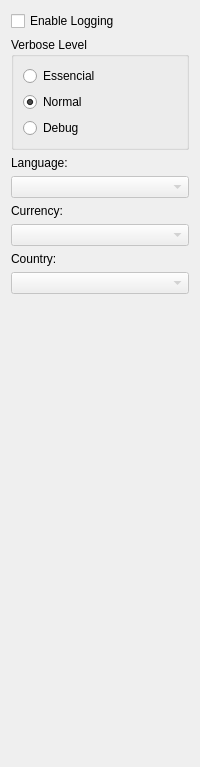
          <widget class="QWidget" name="tab_options">
           <attribute name="title">
            <string>Options</string>
           </attribute>
           <layout class="QVBoxLayout" name="verticalLayout_12">
            <item>
             <widget class="QCheckBox" name="cb_logging">
              <property name="text">
               <string>Enable Logging</string>
              </property>
             </widget>
            </item>
            <item>
             <widget class="QGroupBox" name="gb_verbose">
              <property name="title">
               <string>Verbose Level</string>
              </property>
              <layout class="QGridLayout" name="gridLayout_3">
               <item row="0" column="0">
                <widget class="QRadioButton" name="rb_log_essencial">
                 <property name="text">
                  <string>Essencial</string>
                 </property>
                </widget>
               </item>
               <item row="1" column="0">
                <widget class="QRadioButton" name="rb_log_normal">
                 <property name="text">
                  <string>Normal</string>
                 </property>
                 <property name="checked">
                  <bool>true</bool>
                 </property>
                </widget>
               </item>
               <item row="2" column="0">
                <widget class="QRadioButton" name="rb_log_debug">
                 <property name="text">
                  <string>Debug</string>
                 </property>
                </widget>
               </item>
              </layout>
             </widget>
            </item>
            <item>
             <widget class="QLabel" name="lbl_language">
              <property name="sizePolicy">
               <sizepolicy hsizetype="Fixed" vsizetype="Preferred">
                <horstretch>0</horstretch>
                <verstretch>0</verstretch>
               </sizepolicy>
              </property>
              <property name="text">
               <string>Language:</string>
              </property>
             </widget>
            </item>
            <item>
             <widget class="QComboBox" name="cb_language">
              <property name="enabled">
               <bool>false</bool>
              </property>
             </widget>
            </item>
            <item>
             <widget class="QLabel" name="lbl_currency">
              <property name="sizePolicy">
               <sizepolicy hsizetype="Fixed" vsizetype="Preferred">
                <horstretch>0</horstretch>
                <verstretch>0</verstretch>
               </sizepolicy>
              </property>
              <property name="text">
               <string>Currency:</string>
              </property>
             </widget>
            </item>
            <item>
             <widget class="QComboBox" name="cb_currency">
              <property name="enabled">
               <bool>false</bool>
              </property>
             </widget>
            </item>
            <item>
             <widget class="QLabel" name="lbl_country">
              <property name="sizePolicy">
               <sizepolicy hsizetype="Fixed" vsizetype="Preferred">
                <horstretch>0</horstretch>
                <verstretch>0</verstretch>
               </sizepolicy>
              </property>
              <property name="text">
               <string>Country:</string>
              </property>
             </widget>
            </item>
            <item>
             <widget class="QComboBox" name="cb_country">
              <property name="enabled">
               <bool>false</bool>
              </property>
             </widget>
            </item>
            <item>
             <spacer name="verticalSpacer_2">
              <property name="orientation">
               <enum>Qt::Vertical</enum>
              </property>
              <property name="sizeHint" stdset="0">
               <size>
                <width>20</width>
                <height>462</height>
               </size>
              </property>
             </spacer>
            </item>
           </layout>
          </widget>
